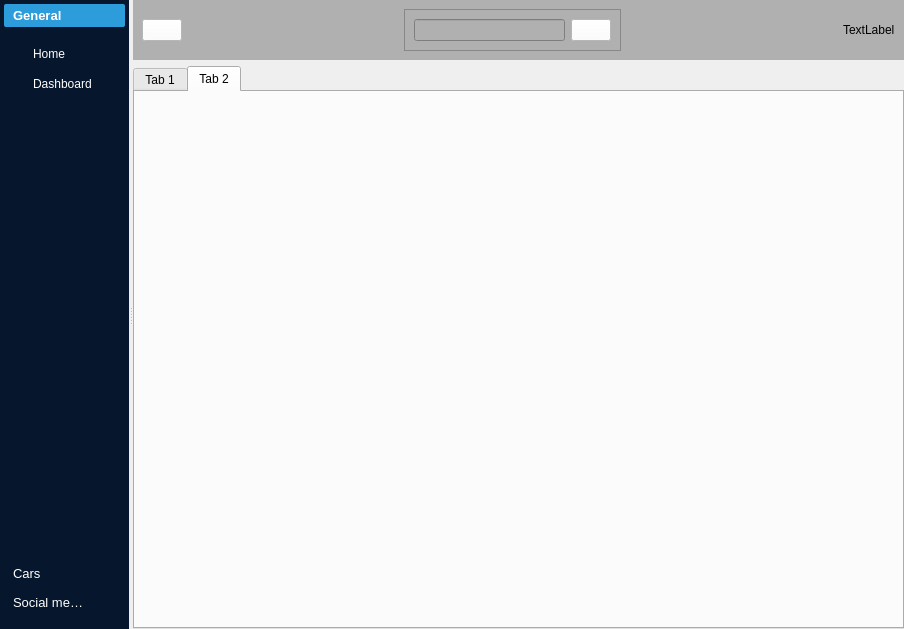
<?xml version="1.0" encoding="UTF-8"?>
<ui version="4.0">
 <class>MainWindow</class>
 <widget class="QMainWindow" name="MainWindow">
  <property name="geometry">
   <rect>
    <x>0</x>
    <y>0</y>
    <width>904</width>
    <height>629</height>
   </rect>
  </property>
  <property name="windowTitle">
   <string>MainWindow</string>
  </property>
  <widget class="QWidget" name="centralwidget">
   <layout class="QGridLayout" name="gridLayout_3">
    <property name="leftMargin">
     <number>0</number>
    </property>
    <property name="topMargin">
     <number>0</number>
    </property>
    <property name="rightMargin">
     <number>0</number>
    </property>
    <property name="bottomMargin">
     <number>0</number>
    </property>
    <property name="spacing">
     <number>0</number>
    </property>
    <item row="0" column="0">
     <widget class="QSplitter" name="splitter">
      <property name="orientation">
       <enum>Qt::Horizontal</enum>
      </property>
      <widget class="QWidget" name="menu_widget" native="true">
       <property name="styleSheet">
        <string notr="true">background-color: #06162d;
color: #fff;
border: none;
</string>
       </property>
       <layout class="QGridLayout" name="gridLayout">
        <property name="leftMargin">
         <number>4</number>
        </property>
        <property name="topMargin">
         <number>4</number>
        </property>
        <property name="rightMargin">
         <number>4</number>
        </property>
        <property name="bottomMargin">
         <number>15</number>
        </property>
        <property name="spacing">
         <number>0</number>
        </property>
        <item row="0" column="0">
         <widget class="QToolBox" name="toolBox">
          <property name="font">
           <font>
            <pointsize>10</pointsize>
           </font>
          </property>
          <property name="styleSheet">
           <string notr="true">#toolBox {
color: #fff;
}
#toolBox::tab {
padding-left: 5px;
text-align: left;
border-radius: 2px;
}

#toolBox:tab:selected {
background-color: #2d9cdb;
font-weight: bold;
}

#toolBox QPushButton {
padding: 5px 0px 5px 20px;
text-align: left;
border-radius: 3px;
}

#toolBox QPushButton:hover {
background-color: #85C1E9
}

#toolBox QPushButton:checked {
 background-color: #4398D8
}

</string>
          </property>
          <property name="currentIndex">
           <number>0</number>
          </property>
          <widget class="QWidget" name="page">
           <property name="geometry">
            <rect>
             <x>0</x>
             <y>0</y>
             <width>190</width>
             <height>502</height>
            </rect>
           </property>
           <attribute name="label">
            <string>General</string>
           </attribute>
           <layout class="QVBoxLayout" name="verticalLayout">
            <item>
             <widget class="QPushButton" name="pushButton">
              <property name="focusPolicy">
               <enum>Qt::NoFocus</enum>
              </property>
              <property name="text">
               <string>Home</string>
              </property>
              <property name="checkable">
               <bool>true</bool>
              </property>
             </widget>
            </item>
            <item>
             <widget class="QPushButton" name="pushButton_2">
              <property name="focusPolicy">
               <enum>Qt::NoFocus</enum>
              </property>
              <property name="text">
               <string>Dashboard</string>
              </property>
             </widget>
            </item>
            <item>
             <spacer name="verticalSpacer">
              <property name="orientation">
               <enum>Qt::Vertical</enum>
              </property>
              <property name="sizeHint" stdset="0">
               <size>
                <width>20</width>
                <height>411</height>
               </size>
              </property>
             </spacer>
            </item>
           </layout>
          </widget>
          <widget class="QWidget" name="page_2">
           <property name="geometry">
            <rect>
             <x>0</x>
             <y>0</y>
             <width>190</width>
             <height>502</height>
            </rect>
           </property>
           <attribute name="label">
            <string>Cars</string>
           </attribute>
           <layout class="QVBoxLayout" name="verticalLayout_2">
            <item>
             <widget class="QPushButton" name="pushButton_3">
              <property name="focusPolicy">
               <enum>Qt::NoFocus</enum>
              </property>
              <property name="text">
               <string>PushButton</string>
              </property>
              <property name="checkable">
               <bool>true</bool>
              </property>
             </widget>
            </item>
            <item>
             <widget class="QPushButton" name="pushButton_4">
              <property name="focusPolicy">
               <enum>Qt::NoFocus</enum>
              </property>
              <property name="text">
               <string>PushButton</string>
              </property>
              <property name="checkable">
               <bool>true</bool>
              </property>
             </widget>
            </item>
            <item>
             <widget class="QPushButton" name="pushButton_5">
              <property name="focusPolicy">
               <enum>Qt::NoFocus</enum>
              </property>
              <property name="text">
               <string>PushButton</string>
              </property>
              <property name="checkable">
               <bool>true</bool>
              </property>
             </widget>
            </item>
            <item>
             <spacer name="verticalSpacer_2">
              <property name="orientation">
               <enum>Qt::Vertical</enum>
              </property>
              <property name="sizeHint" stdset="0">
               <size>
                <width>20</width>
                <height>378</height>
               </size>
              </property>
             </spacer>
            </item>
           </layout>
          </widget>
          <widget class="QWidget" name="page_3">
           <attribute name="label">
            <string>Social media</string>
           </attribute>
           <layout class="QVBoxLayout" name="verticalLayout_3">
            <item>
             <widget class="QPushButton" name="pushButton_6">
              <property name="focusPolicy">
               <enum>Qt::NoFocus</enum>
              </property>
              <property name="text">
               <string>YouTube</string>
              </property>
              <property name="checkable">
               <bool>true</bool>
              </property>
             </widget>
            </item>
            <item>
             <widget class="QPushButton" name="pushButton_7">
              <property name="focusPolicy">
               <enum>Qt::NoFocus</enum>
              </property>
              <property name="text">
               <string>Tumblr</string>
              </property>
              <property name="checkable">
               <bool>true</bool>
              </property>
             </widget>
            </item>
            <item>
             <spacer name="verticalSpacer_3">
              <property name="orientation">
               <enum>Qt::Vertical</enum>
              </property>
              <property name="sizeHint" stdset="0">
               <size>
                <width>20</width>
                <height>411</height>
               </size>
              </property>
             </spacer>
            </item>
           </layout>
          </widget>
         </widget>
        </item>
       </layout>
      </widget>
      <widget class="QWidget" name="main_widget" native="true">
       <layout class="QGridLayout" name="gridLayout_2">
        <item row="0" column="0">
         <widget class="QWidget" name="search_widget" native="true">
          <property name="styleSheet">
           <string notr="true">background-color: rgb(176, 176, 176);</string>
          </property>
          <layout class="QHBoxLayout" name="horizontalLayout">
           <item>
            <widget class="QPushButton" name="pushButton_8">
             <property name="styleSheet">
              <string notr="true">background-color: rgb(255, 255, 255);</string>
             </property>
             <property name="text">
              <string/>
             </property>
             <property name="icon">
              <iconset resource="../static/resource.qrc">
               <normaloff>:/icons/icons/arrow-left.svg</normaloff>
               <normalon>:/icons/icons/arrow-right.svg</normalon>:/icons/icons/arrow-left.svg</iconset>
             </property>
             <property name="checkable">
              <bool>true</bool>
             </property>
             <property name="autoRepeatDelay">
              <number>300</number>
             </property>
            </widget>
           </item>
           <item>
            <spacer name="horizontalSpacer">
             <property name="orientation">
              <enum>Qt::Horizontal</enum>
             </property>
             <property name="sizeHint" stdset="0">
              <size>
               <width>167</width>
               <height>20</height>
              </size>
             </property>
            </spacer>
           </item>
           <item>
            <widget class="QFrame" name="search_frame">
             <property name="frameShape">
              <enum>QFrame::StyledPanel</enum>
             </property>
             <property name="frameShadow">
              <enum>QFrame::Raised</enum>
             </property>
             <layout class="QHBoxLayout" name="horizontalLayout_2">
              <item>
               <widget class="QLineEdit" name="lineEdit"/>
              </item>
              <item>
               <widget class="QPushButton" name="pushButton_9">
                <property name="styleSheet">
                 <string notr="true">background-color: rgb(255, 255, 255);</string>
                </property>
                <property name="text">
                 <string/>
                </property>
                <property name="icon">
                 <iconset resource="../static/resource.qrc">
                  <normaloff>:/icons/icons/Search-Circle--Streamline-Ultimate.svg</normaloff>:/icons/icons/Search-Circle--Streamline-Ultimate.svg</iconset>
                </property>
               </widget>
              </item>
             </layout>
            </widget>
           </item>
           <item>
            <spacer name="horizontalSpacer_2">
             <property name="orientation">
              <enum>Qt::Horizontal</enum>
             </property>
             <property name="sizeHint" stdset="0">
              <size>
               <width>166</width>
               <height>20</height>
              </size>
             </property>
            </spacer>
           </item>
           <item>
            <widget class="QLabel" name="userlabel">
             <property name="text">
              <string>TextLabel</string>
             </property>
            </widget>
           </item>
          </layout>
         </widget>
        </item>
        <item row="1" column="0">
         <widget class="QTabWidget" name="tabWidget">
          <property name="currentIndex">
           <number>1</number>
          </property>
          <widget class="QWidget" name="tab">
           <attribute name="title">
            <string>Tab 1</string>
           </attribute>
          </widget>
          <widget class="QWidget" name="tab_2">
           <attribute name="title">
            <string>Tab 2</string>
           </attribute>
          </widget>
         </widget>
        </item>
       </layout>
      </widget>
     </widget>
    </item>
   </layout>
  </widget>
 </widget>
 <resources>
  <include location="../static/resource.qrc"/>
 </resources>
 <connections>
  <connection>
   <sender>pushButton_8</sender>
   <signal>toggled(bool)</signal>
   <receiver>menu_widget</receiver>
   <slot>setHidden(bool)</slot>
   <hints>
    <hint type="sourcelabel">
     <x>236</x>
     <y>50</y>
    </hint>
    <hint type="destinationlabel">
     <x>161</x>
     <y>2</y>
    </hint>
   </hints>
  </connection>
 </connections>
</ui>
